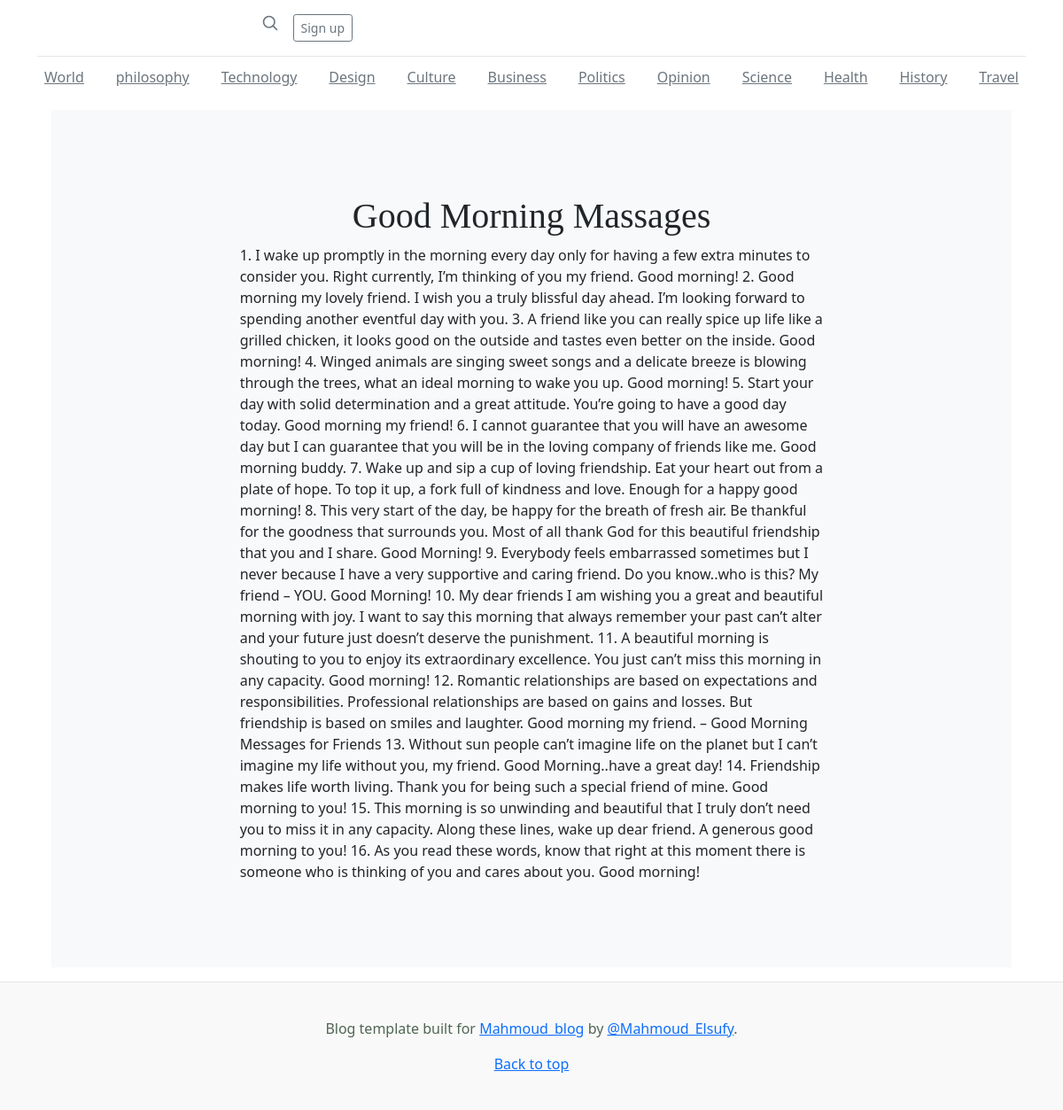
The app's page /blog/post/2/ with its own data.
### blog/models.py (models this page shows, shortened)
class Post(models.Model):
    author = models.ForeignKey(settings.AUTH_USER_MODEL, on_delete=models.CASCADE )
    title = models.CharField(max_length=100)
    body = models.TextField()
    status = models.CharField(max_length=9, choices=POST_STATUS)
    create_time = models.DateTimeField(default=timezone.now)
    class Meta:
        verbose_name="post site"
        verbose_name_plural="post sites"
    def get_absolute_url(self):
        kwargs={
            "pk": self.pk
        }
        return reverse("post-details", kwargs=kwargs)

### blog/views.py (the view)
# urls.py: path("blog/post/<pk>/", post_details, name="post-details"),
def post_details(request, pk):
    post = Post.objects.get(pk=pk)
    context = {
        "post": post
    }
    return render(request=request,template_name="post_details.html", context=context)

### blog/templates/post_details.html (shortened to what this page needs)
{% extends 'base.html' %}
{% load static %}
{% block content %}
  <div class="position-relative overflow-hidden p-3 p-md-5 m-md-3 bg-light">
    <div class="col-md-8 p-lg-8 mx-auto my-5">
      <h1 class="fw-normal text-center"> {{post.title}} </h1>
      <p class="text-justify">
          {{post.body | safe}}
      </p>
    </div>
  </div>
{% endblock content %}

### blog/static/blog/css/blog.css (style rules this page uses)
h1, h2, h3, h4, h5, h6 { font-family: "Playfair Display", Georgia, "Times New Roman", serif; }

### records on screen
Post: title "Good Morning Massages", body "1. I wake up promptly in the morning every day only for having a few extra minutes to consider you. Right currently, I’m thinking of you my friend. Good morning! 2. Good morning my lovely friend. I wish you a truly blissful day ahead. I’m looking forward to spending another eventful day with you. 3. A friend like you can really spice up life like a grilled chicken, it looks good on the outside and tastes even better on the inside. Good morning! 4. Winged animals are singing sweet songs and a delicate breeze is blowing through the trees, what an ideal morning to wake you up. Good morning! 5. Start your day with solid determination and a great attitude. You’re going to have a good day today.…"
